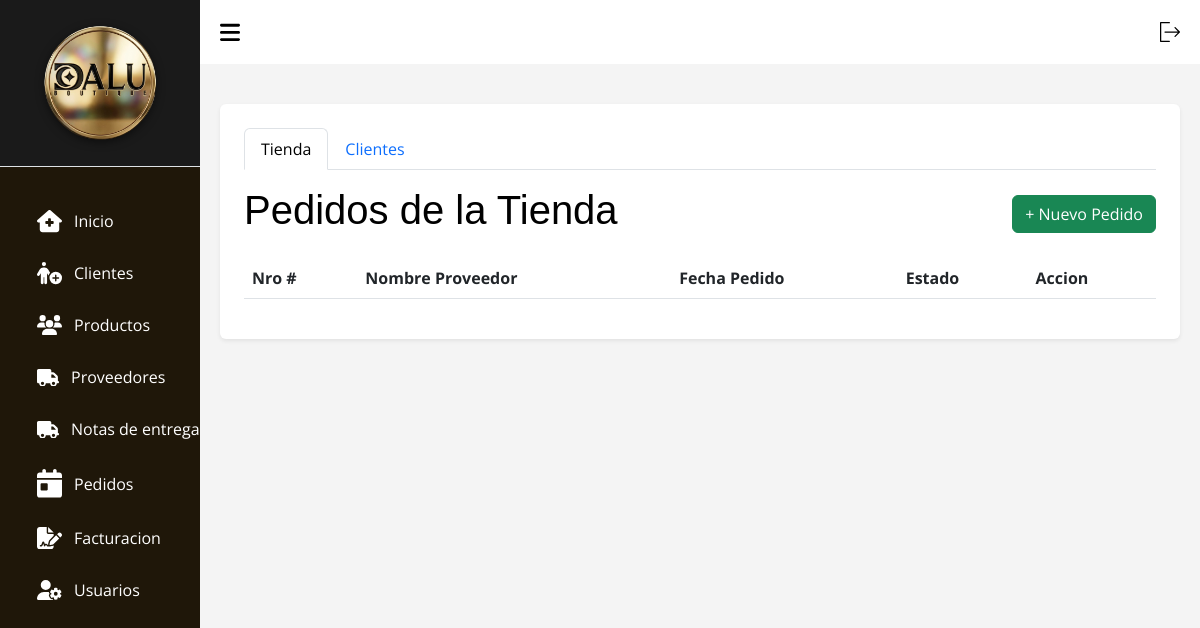
The page /index.php?c=Pedidos (signed in) on the database as committed earlier.
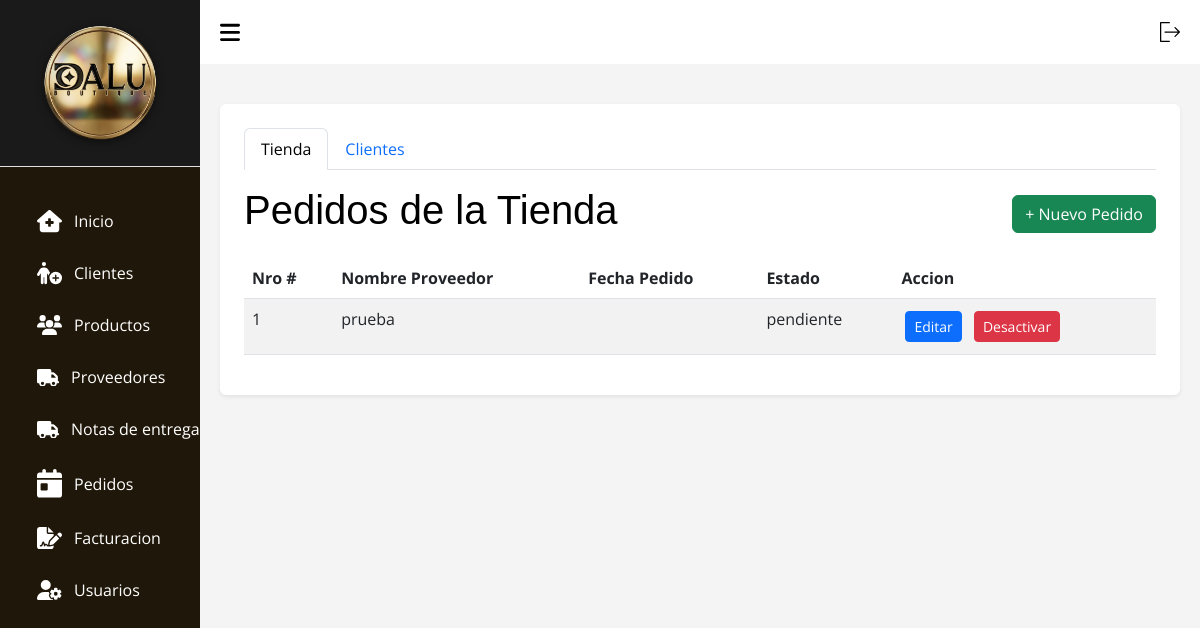
The same page on the database as committed later.
### tables this page shows
CREATE TABLE `pedidos` (
  `id` int(11) NOT NULL,
  `id_proveedor` int(11) DEFAULT NULL,
  `nombre proveedor` varchar(11) DEFAULT NULL,
  `id_cliente` int(11) DEFAULT NULL,
  `tipo` enum('cliente','proveedor','propios','') NOT NULL,
  `fecha_registro` timestamp NOT NULL DEFAULT current_timestamp(),
  `estado` enum('pendiente','confirmado','enviado','recibido','cancelado','entregado') NOT NULL DEFAULT 'pendiente'
);

### src/Models/Conexion.php (called while the page is built, shortened)
<?php
    class Conexion extends PDO {
        function __construct() {
            $servername = "localhost";
            $username = "root";
            $password = "";
            $dbname = "tiendadalu";
        }
    }

### src/Models/Pedidos.php (called while the page is built, shortened)
<?php
    class Pedidos extends Conexion {
        public function getByTipo($tipo) {
            $sql = "SELECT p.*,
                    p.`nombre proveedor` AS nombre_proveedor,
                    c.nombre as cliente_nombre,
                    c.apellido as cliente_apellido
                    FROM pedidos p
                    LEFT JOIN clientes c ON p.id_cliente = c.id
                    WHERE p.tipo = :tipo
                    ORDER BY p.fecha_registro DESC";
            $stmt = $this->prepare($sql);
            $stmt->bindParam(":tipo", $tipo);
            $stmt->execute();
            return $stmt->fetchAll(\PDO::FETCH_ASSOC);
        }
    }

### src/Views/V_Pedidos.php (the view, shortened to what this page needs)
<!DOCTYPE html>
<html lang="es">
<head>
    <link rel="stylesheet" href="assets/css/css.css">
    <link rel="stylesheet" href="assets/css/tabla.css">
    <link rel="stylesheet" href="assets/css/header.css">
    <link rel="stylesheet" href="assets/bootstrap.min.css">
    <link rel="stylesheet" href="assets/DataTablet/datatables.css">
</head>
<body>
    <?php require_once __DIR__ . "/../Views/layout/header.php"; ?>
    <?php
        $pedidos = $pedidos ?? [];
    ?>
    <main>
        <div class="container bg-white p-4 rounded shadow-sm mt-3">
            <ul class="nav nav-tabs mb-3" id="mainTabs" role="tablist">
                <li class="nav-item">
                    <button class="nav-link active" id="tab-tienda" data-bs-toggle="tab" data-bs-target="#modulo-tienda" type="button">Tienda</button>
                </li>
                <li class="nav-item">
                    <button class="nav-link" id="tab-clientes" data-bs-toggle="tab" data-bs-target="#modulo-clientes" type="button">Clientes</button>
                </li>
            </ul>
            <div class="tab-content">
                <div class="tab-pane fade show active" id="modulo-tienda">
                    <div class="d-flex justify-content-between align-items-center mb-3">
                        <h1 class="titulo text-black">Pedidos de la Tienda</h1>
                        <button class="btn btn-success" data-bs-toggle="modal" data-bs-target="#modalAgregarPT">+ Nuevo Pedido</button>
                    </div>
                    <div class="table-responsive">
                        <table id="tablaTienda" class="table-DT table table-striped">
                                    <thead>
                                        <tr>
                                            <th scope="col">Nro #</th>
                                            <th scope="col">Nombre Proveedor</th>
                                            <th scope="col">Fecha Pedido</th>
                                            <th scope="col">Estado</th>
                                            <th scope="col">Accion</th>
                                        </tr>
                                    </thead>
                                    <tbody>
                                        <?php foreach ($pedidos as $p): ?>
                                            <tr>
                                                <td><?php echo htmlspecialchars($p['id']); ?></td>
                                                <td><?php echo htmlspecialchars($p['nombre_proveedor']); ?></td>
                                                <td><?php echo htmlspecialchars($p['fecha_pedido']); ?></td>
                                                <td><?php echo htmlspecialchars($p['estado']); ?></td>
                                                <td>
                                                    <button class="btn btn-sm btn-primary m-1" data-bs-toggle="modal" data-bs-target="#modalEditarTienda<?= $p['id'] ?>">Editar</button>
                                                    <button type="button" class="btn btn-sm btn-danger m-1" data-bs-toggle="modal" data-bs-target="#modalConfirmarEliminarTienda<?= $p['id'] ?>">Desactivar</button>
                                                </td>
                                            </tr>
                                        <?php endforeach; ?>
                                    </tbody>
                                </table>
                            </div>
                        </div>
            </div>
        </div>
    </main>
</body>
</html>

### index.php (shortened to what this page needs)
<?php
$ruta = isset($_GET['c']) ? $_GET['c'] : "home/view";
$partes = explode("/", $ruta);
$controlador = "C" . ucfirst(strtolower($partes[0]));
$archivoControlador = __DIR__ . "/src/Controllers/" . $controlador . ".php";
if (file_exists($archivoControlador)) {
    require_once $archivoControlador;
} else {
    require_once __DIR__ . '/src/Views/errors/404.php';
}
?>

### src/Controllers/CPedidos.php (shortened to what this page needs)
<?php
$accion = $_GET['accion'] ?? $_POST['accion'] ?? 'view';
switch ($accion) {
    case 'view':
        $pedidos = (new Pedidos())->getByTipo('propios');
        require_once __DIR__ . '/../Views/V_Pedidos.php';
        break;
}

### src/Views/layout/header.php (shortened to what this page needs)
<section id="sidebar">
  <div class="sidebar-heading border-bottom p-3" style="background-color: #1a1a1a; text-align: center;">
    <img src="assets/img/dalulisto.png" style="max-width: 80%; height: auto; filter: drop-shadow(0px 2px 4px rgba(0,0,0,0.5));" alt="Logo Dalu">
  </div>
  <ul class="side-menu">
    <li class="nav-item m-1 fs-6">
      <a class="nav-link active" aria-current="page" href="?c=Home">
        Inicio</a>
    </li>
    <li class="nav-item m-1 fs-6">
      <a class="nav-link" href="?c=Clientes">
        Clientes
      </a>
    </li>
    <li class="nav-item m-1 fs-6">
      <a class="nav-link" href="?c=Productos">
        Productos
      </a>
    </li>
    <li class="nav-item m-1 fs-6">
      <a class="nav-link" href="?c=Proveedores">
        Proveedores
      </a>
    </li>
<li class="nav-item m-1 fs-6">
      <a class="nav-link" href="?c=Ventas">
        Notas de entrega
      </a>
    </li>
    <li class="nav-item m-1 fs-6">
      <a class="nav-link" href="?c=Pedidos">
        Pedidos
      </a>
    </li>
    <li class="nav-item m-1 fs-6">
      <a class="nav-link" href="?c=Facturacion">
        Facturacion
      </a>
    </li>
    <li class="nav-item  m-1 fs-6">
      <a class="nav-link" href="?c=Usuarios">
        Usuarios
      </a>
    </li>
  </ul>
</section>
<section id="content">
  <nav>
    <form action="index.php?c=login&a=Logout" method="POST">
      <button type="submit" style="background: none; border: none; cursor: pointer;">
      </button>
    </form>
  </nav>

### assets/css/css.css (style rules this page uses)
* { margin: 0; padding: 0; text-decoration: none; box-sizing: border-box; font-family: 'Segoe UI', Tahoma, Geneva, Verdana, sans-serif; }
body { font-family: Arial, Helvetica, sans-serif; height: 100vh; display: flex; flex-wrap: nowrap; background: #9794942c; }
main { width: 100%; padding: 24px 20px 20px 20px; }

### assets/css/tabla.css (style rules this page uses)
.titulo { color: #0508c7; font-family: Impact, Haettenschweiler, 'Arial Narrow Bold', sans-serif; }
.table { border-radius: 10px; }

### assets/css/header.css (style rules this page uses)
* { font-family: 'Open Sans', sans-serif; margin: 0; padding: 0; box-sizing: border-box; }
:root { --grey: #F1F0F6; --dark-grey: #2610a1be; --light: #fff; --dark: #000; --green: #81D43A; --light-green: #E3FFCB; --blue: #1775F1; --light-blue: #D0E4FF; --dark-blue: #0C5FCD; --red: #FC3B56; }
li { list-style: none; }
#sidebar { position: fixed; max-width: 200px; width: 100%; background: var(--light); top: 0; left: 0; height: 100%; overflow-y: auto; scrollbar-width: none; transition: all .3s ease; background-color: #1f1709; z-index: 200; }
#sidebar .icon { min-width: 22px; display: flex; justify-content: center; align-items: center; margin-right: 12px; }
#sidebar .side-menu { margin: 30px 0; padding: 0 18px; transition: all .3s ease; }
#sidebar .side-menu a { display: flex; align-items: center; font-size: 16px; color: var(--light); padding: 12px 16px 12px 0; border-radius: 20px; margin: 4px 0; white-space: nowrap; }
#content { position: relative; width: calc(100% - 200px); left: 200px; transition: all .3s ease; background-color: #49494a0f; }
nav { background: var(--light); height: 64px; padding: 0 20px; display: flex; align-items: center; grid-gap: 28px; position: sticky; top: 0; left: 0; z-index: 100; justify-content: space-between; }
nav .toggle-sidebar { font-size: 18px; cursor: pointer; }
svg { width: 20px; cursor: pointer; }
.icon { margin-left: 15px; align-items: baseline; width: 25px; transition: 1.3s; }

### assets/DataTablet/datatables.css (style rules this page uses)
:root { --dt-row-selected: 13, 110, 253; --dt-row-selected-text: 255, 255, 255; --dt-row-selected-link: 9, 10, 11; --dt-row-stripe: 0, 0, 0; --dt-row-hover: 0, 0, 0; --dt-column-ordering: 0, 0, 0; --dt-html-background: white; }

Rows that differ between the two databases and show on the page:
added pedidos: id "1", nombre proveedor "prueba", estado "pendiente"
